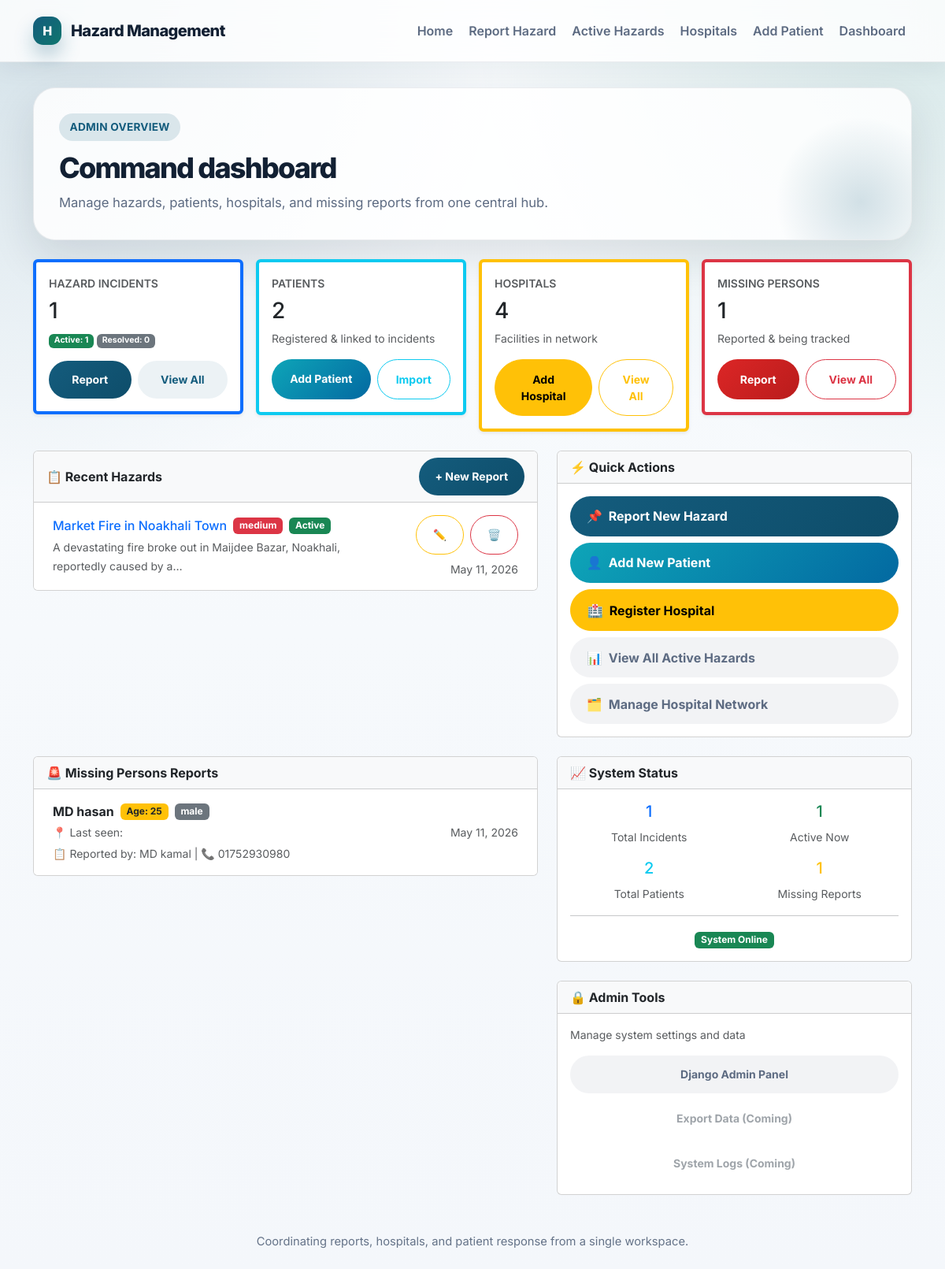
/admin_dashboard/, run on an earlier commit of the app's database.
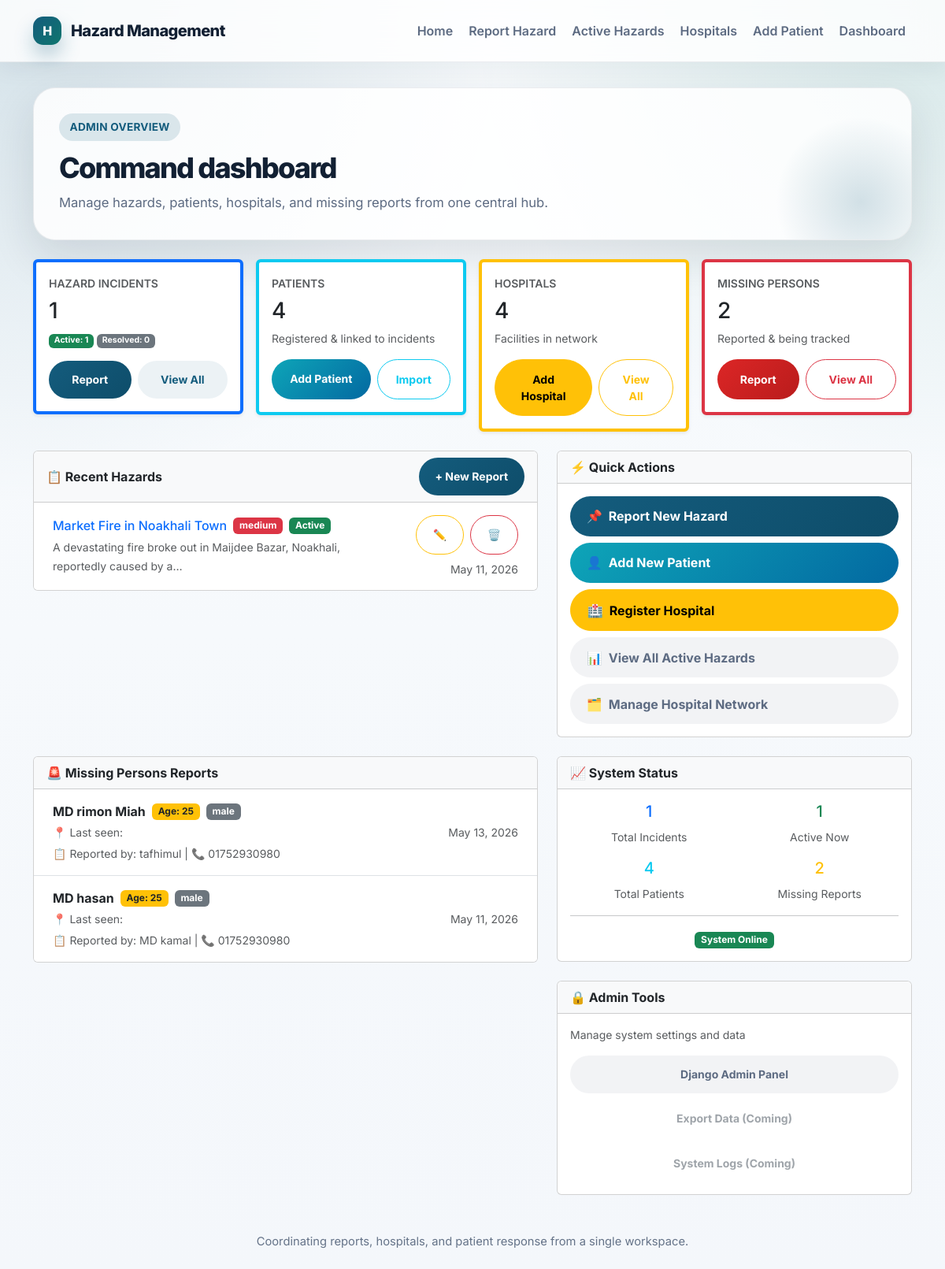
And on a later commit of the database.
### Core/models.py (models this page shows, shortened)
class HazardReport(models.Model):
    SEVRITY_CHOICES=[
        ('Low','low'),
        ('Medimu','medium'),
        ('High','high')
    ]
    user = models.ForeignKey(
        settings.AUTH_USER_MODEL,
        on_delete=models.CASCADE
    )
    title = models.CharField(max_length=200)
    description = models.TextField()
    created_at = models.DateTimeField(auto_now_add=True)
    servity = models.CharField(max_length=100,choices=SEVRITY_CHOICES)
    status = models.CharField(
        max_length=20,
        choices=[
            ('active', 'Active'),
           ('resolved', 'Resolved')
        ],
        default='active',
    )

class MissingComplaint(models.Model):
    GENDER_CHOICES = [
        ('male', 'Male'),
        ('female', 'Female'),
        ('other', 'Other'),
    ]
    patient = models.ForeignKey(
            'Patient',
            on_delete=models.CASCADE,
            related_name='missing_complaints',
            null=True,
            blank=True
    )
    hazard = models.ForeignKey(
        'HazardReport',
        on_delete=models.CASCADE,
        related_name='missing_complaints'
    )
    person_name=models.CharField(max_length=100)
    age = models.IntegerField()
    gender = models.CharField(max_length=20,choices=GENDER_CHOICES)
    description = models.TextField()
    last_seen_location = models.CharField(max_length=200)
    contact_number = models.CharField(max_length=20)
    missing_person_name=models.CharField(max_length=100)
    missing_person_age=models.IntegerField()
    missing_person_gender=models.CharField(max_length=20,choices=GENDER_CHOICES)
    created_at = models.DateTimeField(auto_now_add=True)
    image = models.ImageField(
        upload_to='missing_people/',
        null=True,
        blank=True
    )

### Core/views.py (the view)
# urls.py: path('admin_dashboard/',views.admin_dashboard,name="admin_dashboard"),
def admin_dashboard(request):
    hazards_count = HazardReport.objects.count()
    active_count = HazardReport.objects.filter(status='active').count()
    resolved_count = HazardReport.objects.filter(status='resolved').count()
    patients_count = Patient.objects.count()
    hospitals_count = Hospital.objects.count()
    missing_count = MissingComplaint.objects.count()
    recent_hazards = HazardReport.objects.order_by('-created_at')[:6]
    recent_complaints = MissingComplaint.objects.order_by('-created_at')[:6]
    return render(request, 'admin_dashboard.html', {
        'hazards_count': hazards_count,
        'active_count': active_count,
        'resolved_count': resolved_count,
        'patients_count': patients_count,
        'hospitals_count': hospitals_count,
        'missing_count': missing_count,
        'recent_hazards': recent_hazards,
        'recent_complaints': recent_complaints,
    })

### Core/templates/admin_dashboard.html (shortened to what the changed rows need)
{% extends 'base.html' %}
{% block content %}
<section class="hero-panel mb-4">
    <h1 class="page-title">Command dashboard</h1>
</section>
<section class="row g-3 mb-4">
    <div class="col-lg-3 col-md-6">
        <div class="card shadow-sm border-start border-info border-4">
            <div class="card-body">
                <div class="text-muted small fw-semibold mb-2">PATIENTS</div>
                <div class="h3 mb-2">{{ patients_count }}</div>
                <div class="small text-muted mb-3">Registered & linked to incidents</div>
                <div class="d-flex gap-2">
                    <a href="{% url 'add_patient' %}" class="btn btn-sm btn-info flex-grow-1">Add Patient</a>
                    <button class="btn btn-sm btn-outline-info flex-grow-1" data-bs-toggle="tooltip" title="Bulk upload coming soon">Import</button>
                </div>
            </div>
        </div>
    </div>
    <div class="col-lg-3 col-md-6">
        <div class="card shadow-sm border-start border-danger border-4">
            <div class="card-body">
                <div class="text-muted small fw-semibold mb-2">MISSING PERSONS</div>
                <div class="h3 mb-2">{{ missing_count }}</div>
                <div class="small text-muted mb-3">Reported & being tracked</div>
                <div class="d-flex gap-2">
                    <button class="btn btn-sm btn-danger flex-grow-1" data-bs-toggle="tooltip" title="Report missing from hazard details">Report</button>
                    <a href="#recentMissing" class="btn btn-sm btn-outline-danger flex-grow-1">View All</a>
                </div>
            </div>
        </div>
    </div>
</section>
<section class="row g-4 mb-4">
    <div class="col-lg-7">
        <div class="card">
            <div class="list-group list-group-flush">
                {% for h in recent_hazards %}
                <div class="list-group-item py-3 px-4">
                    <div class="row align-items-center">
                        <div class="col">
                            <a href="{% url 'hazard_detail' h.id %}" class="text-decoration-none">
                                <div class="d-flex gap-2 align-items-center mb-1">
                                    <h6 class="mb-0">{{ h.title }}</h6>
                                    <span class="badge bg-danger">{{ h.get_servity_display }}</span>
                                    <span class="badge {% if h.status == 'active' %}bg-success{% else %}bg-secondary{% endif %}">{{ h.get_status_display }}</span>
                                </div>
                                <small class="text-muted">{{ h.description|truncatechars:80 }}</small>
                            </a>
                        </div>
                        <div class="col-auto">
                            <div class="d-flex gap-2">
                                <a href="{% url 'edit_hazard' h.id %}" class="btn btn-sm btn-outline-warning" title="Edit">✏️</a>
                                <a href="{% url 'delete_hazard' h.id %}" class="btn btn-sm btn-outline-danger" title="Delete">🗑️</a>
                            </div>
                            <div class="small text-muted text-end mt-2">{{ h.created_at|date:"M d, Y" }}</div>
                        </div>
                    </div>
                </div>
                {% empty %}
                <div class="p-4 text-center text-muted">No recent hazards. <a href="{% url 'Hazard_report' %}">Report one now</a></div>
                {% endfor %}
            </div>
        </div>
    </div>
</section>
<section class="row g-4">
    <div class="col-lg-7">
        <div class="card">
            <div class="list-group list-group-flush">
                {% for c in recent_complaints %}
                <div class="list-group-item py-3 px-4">
                    <div class="row align-items-center">
                        <div class="col">
                            <div class="d-flex gap-2 align-items-center mb-1">
                                <strong>{{ c.missing_person_name }}</strong>
                                <span class="badge bg-warning text-dark">Age: {{ c.missing_person_age }}</span>
                                <span class="badge bg-secondary">{{ c.missing_person_gender }}</span>
                            </div>
                            <small class="text-muted d-block mb-1">📍 Last seen: {{ c.last_seen_location }}</small>
                            <small class="text-muted">📋 Reported by: {{ c.person_name }} | 📞 {{ c.contact_number }}</small>
                        </div>
                        <div class="col-auto">
                            <div class="small text-muted text-end">{{ c.created_at|date:"M d, Y" }}</div>
                        </div>
                    </div>
                </div>
                {% empty %}
                <div class="p-4 text-center text-muted">No missing reports yet.</div>
                {% endfor %}
            </div>
        </div>
    </div>
    <div class="col-lg-5">
        <div class="card mb-4">
            <div class="card-body">
                <div class="row g-3 text-center">
                    <div class="col-6">
                        <div class="h5 text-info">{{ patients_count }}</div>
                        <small class="text-muted">Total Patients</small>
                    </div>
                    <div class="col-6">
                        <div class="h5 text-warning">{{ missing_count }}</div>
                        <small class="text-muted">Missing Reports</small>
                    </div>
                </div>
            </div>
        </div>
    </div>
</section>
{% endblock %}

What changed in the data, as far as the page shows it:
added MissingComplaint: missing_person_name "MD rimon Miah", missing_person_age "25", missing_person_gender "male", person_name "tafhimul", contact_number "01752930980", created_at "May 13, 2026"
Also different on the page:
{{ patients_count }}: "2" → "4"
{{ missing_count }}: "1" → "2"
